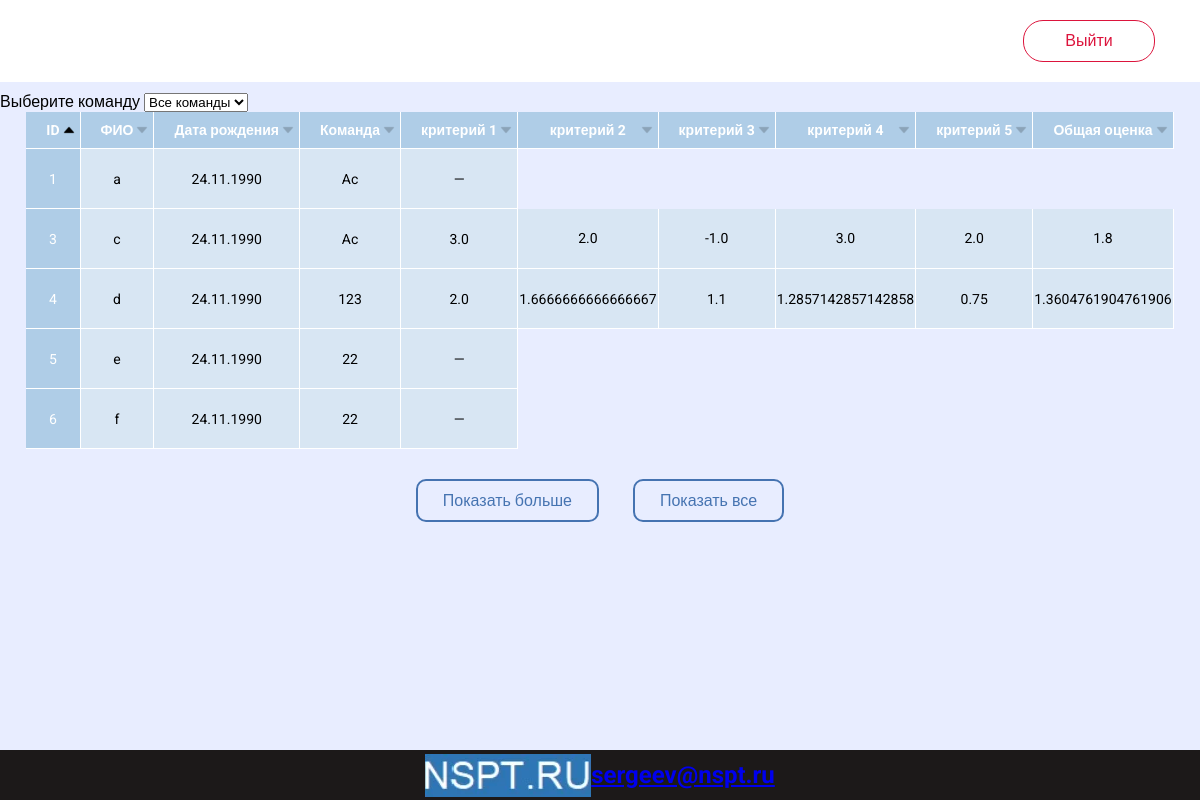
The app's page /admin_table/1/1 (signed in) with its own data.
### app/models.py (models this page shows, shortened)
class Parameter(db.Model):
    id = db.Column(db.Integer, primary_key=True, unique=True, autoincrement=True)
    name = db.Column(db.String(32))
    weight = db.Column(db.Float, default=1.0)
    project_number = db.Column(db.Integer, db.ForeignKey('project.number'))

class User(UserMixin, db.Model):
    project_id = db.Column(db.Integer)  # id в данном проете
    username = db.Column(db.String(64))
    email = db.Column(db.String(128), index=True, unique=True)
    birthday = db.Column(db.Date)
    team = db.Column(db.String(32))  # команда, класс иди что-то подобное
    place = db.Column(db.String(64))  # локация, регион или что-то подобное
    project_number = db.Column(db.Integer)  # номер проекта к которму относится
    id = db.Column(db.Integer, unique=True, primary_key=True, autoincrement=True)  # общий id
    password_hash = db.Column(db.String(128))
    grades = db.relationship('Grade', backref='user', lazy='dynamic')
    sum_grade_0 = db.Column(db.Float, default=0)
    sum_grade_1 = db.Column(db.Float, default=0)
    sum_grade_2 = db.Column(db.Float, default=0)
    sum_grade_3 = db.Column(db.Float, default=0)
    sum_grade_4 = db.Column(db.Float, default=0)
    sum_grade_all = db.Column(db.Float, default=0)

### app/main/routes.py (the view)
@bp.route('/admin_table/<project_number>/<admin_id>', methods=['GET', 'POST'])
@login_required
def admin_table(project_number, admin_id):
    admin = Admin.query.filter_by(id=admin_id).first()
    parameters = Parameter.query.filter_by(project_number=project_number).all()
    users = User.query.filter_by(project_number=project_number).order_by(User.id).limit(5)
    users_team = User.query.filter_by(project_number=project_number).all()
    teams = ['Все команды']
    for user in users_team:
        if user.team not in teams:
            teams.append(user.team)
    return render_template('admin_table.html', title='Table', admin=admin, teams=teams,
                           users=users, ParName=parameters, project_number=project_number)

### app/models.py (called while the page is built, shortened)
@login.user_loader
def load_user(id):
    if int(id) < 10000:
        return User.query.get(int(id))

### app/templates/admin_table.html (shortened to what this page needs)
{% extends "main_0.html" %}
{%  block app_content %}
    <link rel="stylesheet"  href="{{ url_for('static', filename='admin_table.css')}}">
    <div class="table-wrap">
        <label for="teams">Выберите команду</label>
        <select name="teams" id="teams"
                onchange="show_more(0, {{ project_number}}, this.value)">
            {% for team in teams %}
                <option value="{{ team }}">{{ team }}</option>
            {% endfor %}
        </select>
        <table class="table-sort">
            <thead>
            <tr>
                <th id="project_id" class="sort" data-order="0" onclick="sort(this.id,
                        {{ project_number }})">ID</th>
                <th id="username" class="sort" data-order="0"
                    onclick="sort(this.id, {{ project_number }})">ФИО</th>
                <th id="birthday" class="sort" data-order="0"
                    onclick="sort(this.id, {{ project_number }})">Дата рождения</th>
                <th id="team" class="sort" data-order="0"
                    onclick="sort(this.id, {{ project_number }})">Команда</th>
                {% set i = namespace(a=0) %}
                {% for parameter in ParName %}
                    <th id="sum_grade_{{ i.a }}" class="sort" data-order="0"
                        onclick="sort(this.id, {{ project_number }})">{{ parameter.name }}</th>
                    {% set i.a = i.a + 1 %}
                {% endfor %}
                <th id="sum_grade_all" data-order="0" class="sort"
                    onclick="sort(this.id, {{ project_number }})">Общая оценка</th>
            </tr>
            </thead>
            <tbody id="tbody" class="tbody-table">
            {% set i.a = 0 %}
            {% for user in users %}
                <tr id="number_str{{ i.a }}" onclick="location.href='{{ url_for(
                'main.user_grades_table', project_number=project_number, user_id=user.id) }}'">
                    <td id="id{{ i.a }}">
                        {% if user.project_id %}
                            {{ user.project_id }}
                        {% else %}
                            –
                        {% endif %}
                    </td>
                    <td id="username{{ i.a }}">
                        {% if user.username %}
                            {{ user.username }}
                        {% else %}
                            –
                        {% endif %}
                    </td>
                    <td id="birthday{{ i.a }}">
                        {% if user.birthday %}
                            {{ user.birthday.strftime('%d.%m.%Y') }}
                        {% else %}
                            –
                        {% endif %}
                    </td>
                    <td id="team{{ i.a }}">
                        {% if user.team %}
                            {{ user.team }}
                        {% else %}
                            –
                        {% endif %}
                    </td>
                    {% for j in range(10) %}
                        {% if user.__dict__['sum_grade_{}'.format(j)] %}
                            <td id="sum_grade_{{ j }}{{ i.a }}">
                                {% if user.__dict__['sum_grade_{}'.format(j)] == 0 %}
                                    —
                                {% else %}
                                    {{ user.__dict__['sum_grade_{}'.format(j)] }}
                                {% endif %}
                            </td>
                        {% endif %}
                    {% endfor %}
                    <td id="sum_grade_all{{ i.a }}">
                        {% if user.sum_grade_all == 0 %}
                            —
                        {% else %}
                            {{ user.sum_grade_all }}
                        {% endif %}
                    </td>
                </tr>
                {% set i.a = i.a + 1 %}
            {% endfor %}
            </tbody>
        </table>
    </div>
    <div class="show">
        <a id="show_more" class="show_btn" href="javascript:show_more(2, {{ project_number }})">
            Показать больше</a>
        <a id="show_all" class="show_btn" href="javascript:show_more(10000, {{ project_number }})">
            Показать все</a>
    </div>
{% endblock %}

### app/static/main_0.css (style rules this page uses)
* { -webkit-tap-highlight-color: rgba(0, 0, 0, 0); }
body { justify-content: center; align-items: center; height: 100vh; font-family: 'Roboto', sans-serif; background-color: #e8edff; margin: 0; }

### app/static/admin_table.css (style rules this page uses)
.table-wrap { overflow-x: auto; }
.table-sort { margin: auto; justify-content: space-around; vertical-align: middle; align-items: center; cursor: pointer; }
.tbody-table { height: 300px; }
table { font-family: 'Roboto', sans-serif; font-size: 14px; border-collapse: collapse; text-align: center; table-layout: fixed; }
th, td:first-child { background: #AFCDE7; color: white; padding: 10px 20px; margin: auto; }
th { transition: all 0.2s ease; cursor: pointer; border-style: solid; border-width: 0 1px 1px 0; border-color: white; }
td { border-style: solid; border-width: 0 1px 1px 0; border-color: white; background: #D8E6F3; margin: auto; }
th:first-child, td:first-child { text-align: center; }
th.sort, th.sort { position: relative; }
th.sort[data-order="0"]::after { content: url("arrowDown.png"); position: absolute; opacity: 0.2; right: 3px; transition: all 0.2s ease; transform: rotate(0deg); }
th.sort[data-order="1"]::after, th.sort[data-order="-1"]::after { transition: all 0.2s ease; position: absolute; right: 3px; opacity: 1; content: url("arrowDown.png"); }
th.sort[data-order="1"]::after { transform: rotate(180deg); }
.show_btn { margin: 10px 15px; text-decoration: none; padding: 10px 25px; font-family: 'Roboto', sans-serif; font-weight: 500; color: rgba(0, 64, 144, 0.7); background: transparent; outline: none !important; cursor: pointer; -webkit-transition: all 0.2s ease; transition: all 0.2s ease; position: relative; display: inline-block; border: 2px solid rgba(0, 64, 144, 0.7); border-radius: 10px; }
.show { text-align: center; margin: 20px auto; }
.show_btn:not(active) { box-shadow: 0 0 0 0; transform: scale(1); }

### records on screen
Parameter: name "критерий 1"
Parameter: name "критерий 2"
Parameter: name "критерий 3"
Parameter: name "критерий 4"
Parameter: name "критерий 5"
User: project_id "1", username "a", birthday "24.11.1990", team "Ac"
User: project_id "3", username "c", birthday "24.11.1990", team "Ac", sum_grade_0 "3.0" "2.0" "-1.0" "3.0" "2.0", sum_grade_all "1.8"
User: project_id "4", username "d", birthday "24.11.1990", team "123", sum_grade_0 "2.0" "1.6666666666666667" "1.1" "1.2857142857142858" "0.75", sum_grade_all "1.3604761904761906"
User: project_id "5", username "e", birthday "24.11.1990", team "22"
User: project_id "6", username "f", birthday "24.11.1990", team "22"

### other values on screen
form field teams "Все команды"
